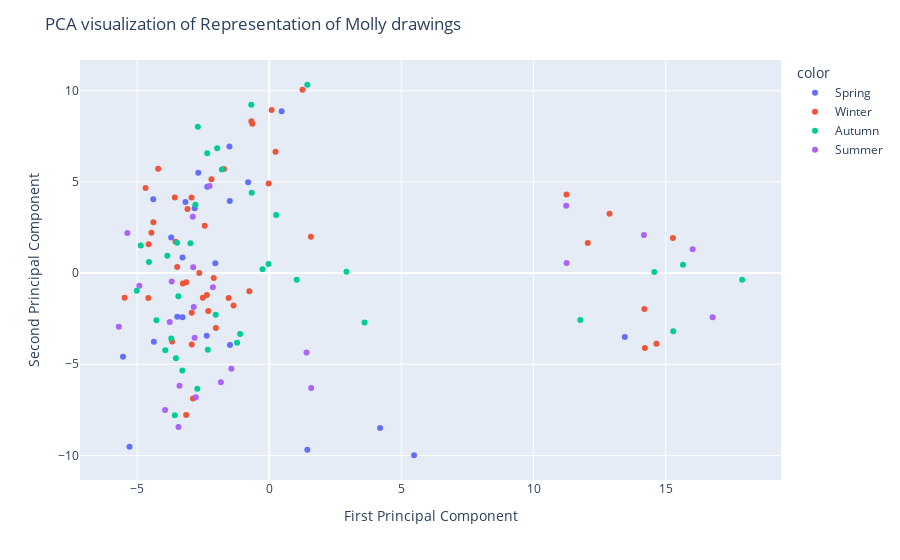

Source (notebook cell):
### Code cell
fig = px.scatter(x=X_pca[:, 0], y=X_pca[:, 1], color=labels, hover_name=names)
fig.update_layout(
    title="PCA visualization of Representation of Molly drawings",
    xaxis_title="First Principal Component",
    yaxis_title="Second Principal Component",
)
fig.show()

### Figure 1 — Plotly figure (JSON) as saved in the notebook; plotly's stock layout.template omitted (floating-point values rounded to 4 significant figures)
{"data": [{"hovertemplate": "<b>%{hovertext}</b><br><br>color=Spring<br>x=%{x}<br>y=%{y}<extra></extra>", "hovertext": ["Springmolly20100410000001.jpg", "Springmolly20070527000001.jpg", "Springmolly20100526000001.jpg", "Springmolly20090608000002.jpg", "Springmolly20070417000001.jpg", "Springmolly20090402000002.jpg", "Springmolly20080514000001.jpg", "Springmolly20110411000001.jpg", "Springmolly20090501000001.jpg", "Springmolly20070516000001.jpg", "Springmolly20100621000001.jpg", "Springmolly20090529000001_2.jpg", "Springmolly20100423000001.jpg", "Springmolly20070626000001.jpg", "Springmolly20090608000001.jpg", "Springmolly20070414000001.jpg", "Springmolly20080531000002.jpg", "Springmolly20100521000001.jpg", "Springmolly20070616000002.jpg", "Springmolly20070430000003.jpg", "Springmolly20070607000004.jpg", "Springmolly20070419000002.jpg", "Springmolly20070603000001.jpg"], "legendgroup": "Spring", "marker": {"color": "#636efa", "symbol": "circle"}, "mode": "markers", "name": "Spring", "orientation": "v", "showlegend": true, "type": "scatter", "x": [-3.482, -5.289, 1.439, -2.042, -4.367, -3.171, -2.344, -1.507, -1.487, -3.283, 5.479, 13.45, -1.495, -0.8011, -3.712, -4.39, -2.687, 4.194, 0.4671, -2.824, -3.283, -2.368, -5.536], "xaxis": "x", "y": [-2.402, -9.519, -9.693, 0.5445, -3.771, 3.893, 4.733, 6.939, -3.949, 0.8582, -9.99, -3.504, 3.947, 4.983, 1.951, 4.047, 5.502, -8.491, 8.87, 3.561, -2.419, -3.444, -4.59], "yaxis": "y"}, {"hovertemplate": "<b>%{hovertext}</b><br><br>color=Winter<br>x=%{x}<br>y=%{y}<extra></extra>", "hovertext": ["Wintermolly20090325000001.jpg", "Wintermolly20080324000002.jpg", "Wintermolly20080328000002.jpg", "Wintermolly20090220000001.jpg", "Wintermolly20100213000001.jpg", "Wintermolly20080221000001.jpg", "Wintermolly20100327000001.jpg", "Wintermolly20090308000002.jpg", "Wintermolly20080305000001.jpg", "Wintermolly20100302000002.jpg", "Wintermolly20110227000001_2.jpg", "Wintermolly20070302000001_2.jpg", "Wintermolly20080310000001.jpg", "Wintermolly20070209000001.jpg", "Wintermolly20080226000002.jpg", "Wintermolly20100217000001_2.jpg", "Wintermolly20070109000005.jpg", "Wintermolly20100125000001.jpg", "Wintermolly20080216000002.jpg", "Wintermolly20100121000001.jpg", "Wintermolly20100215000001_2.jpg", "Wintermolly20080226000001.jpg", "Wintermolly20090210000002_2.jpg", "Wintermolly20070113000001.jpg", "Wintermolly20070306000001.jpg", "Wintermolly20080326000002.jpg", "Wintermolly20100113000002.jpg", "Wintermolly20100221000001.jpg", "Wintermolly20100221000003.jpg", "Wintermolly20070109000002.jpg", "Wintermolly20070125000003.jpg", "Wintermolly20110103000001.jpg", "Wintermolly20080225000001.jpg", "Wintermolly20080311000001.jpg", "Wintermolly20090319000001.jpg", "Wintermolly20070313000002.jpg", "Wintermolly20100215000001.jpg", "Wintermolly20080211000002.jpg", "Wintermolly20090129000002.jpg", "Wintermolly20070318000001.jpg", "Wintermolly20100323000003.jpg", "Wintermolly20070214000001.jpg", "Wintermolly20100317000001.jpg", "Wintermolly20090220000002_2.jpg", "Wintermolly20090208000001.jpg"], "legendgroup": "Winter", "marker": {"color": "#EF553B", "symbol": "circle"}, "mode": "markers", "name": "Winter", "orientation": "v", "showlegend": true, "type": "scatter", "x": [-2.102, -3.094, 12.05, 1.257, -4.387, -3.138, -4.203, -2.649, -3.576, -1.353, 15.27, 12.88, 0.08887, -4.577, -3.545, 14.65, -1.714, 1.576, -2.021, -0.6402, 11.25, -0.02233, 14.21, -2.19, -3.272, -2.515, -4.681, -0.6774, -2.934, -2.307, -4.564, -0.7535, -2.935, -3.484, -2.941, -2.443, -5.474, -3.677, -2.887, 0.235, -4.46, -2.361, -3.144, 14.19, -1.536], "xaxis": "x", "y": [-0.2695, 3.516, 1.654, 10.05, 2.788, -0.5096, 5.714, 0.007838, 4.149, -1.778, 1.924, 3.255, 8.937, -1.368, 1.711, -3.875, 5.706, 1.985, -3.011, 8.183, 4.312, 4.916, -4.108, 5.141, -0.5671, -1.355, 4.67, 8.33, -3.917, -2.086, 1.577, -0.9908, -2.17, 0.3377, 4.147, 2.595, -1.349, -3.747, -6.879, 6.653, 2.206, -1.2, -7.781, -1.976, -1.364], "yaxis": "y"}, {"hovertemplate": "<b>%{hovertext}</b><br><br>color=Autumn<br>x=%{x}<br>y=%{y}<extra></extra>", "hovertext": ["Autumnmolly20061215000002_2.jpg", "Autumnmolly20081202000002.jpg", "Autumnmolly20091110000001.jpg", "Autumnmolly20101102000001.jpg", "Autumnmolly20061016000001.jpg", "Autumnmolly20071111000001_2.jpg", "Autumnmolly20101214000001_2.jpg", "Autumnmolly20081101000002.jpg", "Autumnmolly20061225000003.jpg", "Autumnmolly20061220000001_2.jpg", "Autumnmolly20081230000001.jpg", "Autumnmolly20071231000001.jpg", "Autumnmolly20081214000002.jpg", "Autumnmolly20101123000002.jpg", "Autumnmolly20081021000002.jpg", "Autumnmolly20101125000003.jpg", "Autumnmolly20081002000001.jpg", "Autumnmolly20091126000003.jpg", "Autumnmolly20091209000001.jpg", "Autumnmolly20061217000002.jpg", "Autumnmolly20061031000002_2.jpg", "Autumnmolly20091109000001.jpg", "Autumnmolly20061106000002.jpg", "Autumnmolly20091114000002.jpg", "Autumnmolly20071031000003.jpg", "Autumnmolly20091120000001.jpg", "Autumnmolly20081015000001.jpg", "Autumnmolly20101214000001.jpg", "Autumnmolly20101028000001.jpg", "Autumnmolly20081214000003.jpg", "Autumnmolly20081103000003.jpg", "Autumnmolly20081207000002.jpg", "Autumnmolly20061219000002.jpg", "Autumnmolly20101223000002.jpg", "Autumnmolly20071031000001.jpg", "Autumnmolly20101125000001.jpg", "Autumnmolly20081022000002_2.jpg"], "legendgroup": "Autumn", "marker": {"color": "#00cc96", "symbol": "circle"}, "mode": "markers", "name": "Autumn", "orientation": "v", "showlegend": true, "type": "scatter", "x": [3.604, -5.014, -3.574, -2.027, 1.038, 14.57, 17.9, -3.533, -0.02806, 15.66, -3.934, -3.71, -2.723, -1.103, -1.217, -3.44, -3.29, -2.984, -4.864, -4.27, 15.29, 0.2622, -0.2534, 1.439, -1.972, -0.6654, -2.796, -3.857, -1.796, -0.6806, -3.487, -2.703, 2.92, -4.553, -2.348, -2.326, 11.77], "xaxis": "x", "y": [-2.708, -0.9671, -7.794, -2.283, -0.373, 0.06174, -0.3674, -4.669, 0.4916, 0.4583, -4.231, -3.593, -6.339, -3.347, -3.819, -1.269, -5.34, 1.636, 1.512, -2.584, -3.196, 3.19, 0.2096, 10.33, 6.84, 4.41, 3.751, 0.9523, 5.678, 9.227, 1.669, 8.017, 0.07708, 0.6023, 6.568, -4.211, -2.569], "yaxis": "y"}, {"hovertemplate": "<b>%{hovertext}</b><br><br>color=Summer<br>x=%{x}<br>y=%{y}<extra></extra>", "hovertext": ["Summermolly20090818000001.jpg", "Summermolly20100719000001.jpg", "Summermolly20090824000001_2.jpg", "Summermolly20090905000002.jpg", "Summermolly20090921000002.jpg", "Summermolly20080715000002.jpg", "Summermolly20100710000001.jpg", "Summermolly20070924000003_2.jpg", "Summermolly20090816000002.jpg", "Summermolly20080723000001.jpg", "Summermolly20070721000001.jpg", "Summermolly20090723000002.jpg", "Summermolly20080929000001.jpg", "Summermolly20090723000001.jpg", "Summermolly20090801000002.jpg", "Summermolly20080929000001_2.jpg", "Summermolly20100921000001.jpg", "Summermolly20090901000001.jpg", "Summermolly20080707000001.jpg", "Summermolly20070912000002.jpg", "Summermolly20070901000001.jpg", "Summermolly20070804000001_2.jpg", "Summermolly20080914000002.jpg", "Summermolly20060910000001_2.jpg"], "legendgroup": "Summer", "marker": {"color": "#ab63fa", "symbol": "circle"}, "mode": "markers", "name": "Summer", "orientation": "v", "showlegend": true, "type": "scatter", "x": [-5.694, 1.41, 11.23, -2.261, -4.914, -2.78, -3.437, 14.18, -3.943, -2.895, -3.769, -3.398, -2.879, -1.832, -3.692, 16.02, -1.433, 1.585, -2.824, -2.859, -5.37, 11.25, -2.134, 16.78], "xaxis": "x", "y": [-2.95, -4.352, 3.693, 4.775, -0.6936, -6.812, -8.442, 2.08, -7.512, 3.086, -2.682, -6.186, 0.321, -5.992, -0.4603, 1.308, -5.253, -6.302, -3.55, -1.861, 2.191, 0.5581, -0.7763, -2.428], "yaxis": "y"}], "layout": {"legend": {"title": {"text": "color"}, "tracegroupgap": 0}, "margin": {"t": 60}, "title": {"text": "PCA visualization of Representation of Molly drawings"}, "xaxis": {"anchor": "y", "domain": [0, 1], "title": {"text": "First Principal Component"}}, "yaxis": {"anchor": "x", "domain": [0, 1], "title": {"text": "Second Principal Component"}}}}
